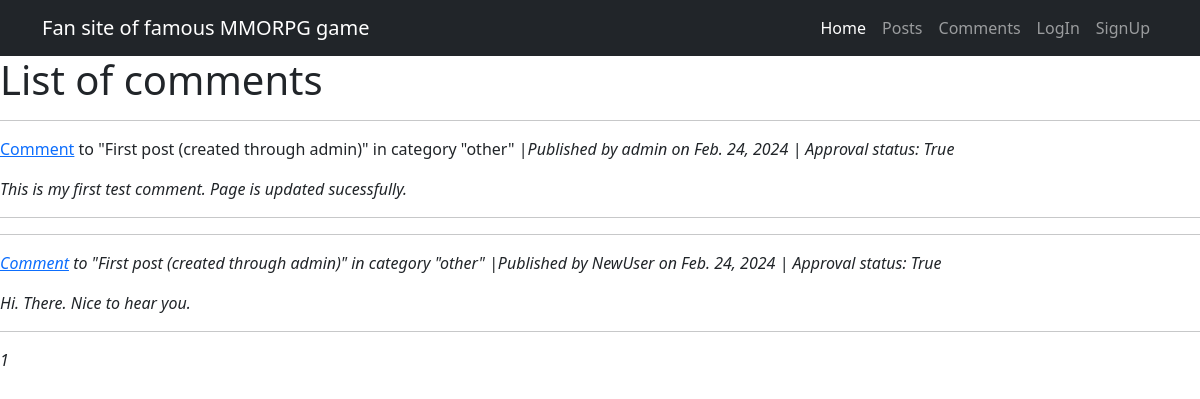
Screenshot of /noticeboard/comments/ with the database file from the repository.
### noticeboard_app/models.py (models this page shows, shortened)
class Comment(models.Model):
    text = models.TextField(max_length = 1024)
    author = models.ForeignKey(User, on_delete = models.CASCADE)
    post = models.ForeignKey(Post, on_delete = models.CASCADE)
    date = models.DateField(auto_now_add = True)
    approved = models.BooleanField(default = False)

class Post(models.Model):
    name = models.CharField(max_length = 255)
    category = models.CharField(max_length = 20, choices = POSTCATEGORY, default = 'other')
    text = models.TextField()
    author = models.ForeignKey(User, on_delete = models.CASCADE)
    date = models.DateField(auto_now_add = True)
    def __str__(self):
        return self.name

### noticeboard_app/views.py (the view)
# urls.py: path('comments/', CommentList.as_view(), name="commentlist"),
class CommentList(ListView):
    model = Comment
    ordering = 'date'
    template_name = 'comment_list.html'
    context_object_name = 'commentlist'
    paginate_by = 10

### templates/comment_list.html (shortened to what this page needs)
{% extends "base.html" %}
{% block content %}
<h1>List of comments</h1>
{% if commentlist %}
        {% for p in commentlist %}
            <hr>
            <p><a href="{{p.pk}}">Comment</a> to "{{ p.post }}" in category "{{ p.post.category }}" |<i>Published by {{ p.author }} on {{ p.date }} | Approval status: {{ p.approved }}<i></p>
            <p>{{ p.text|truncatewords:15 }}</a></p>
            <hr>
        {% endfor %}
{% else %}
    <h2>No comments yet!</h2>
{% endif %}
{{ page_obj.number }}
{% endblock content %}

### templates/base.html (shortened to what this page needs)
<!DOCTYPE html>
<html lang="en">
    <head>
        {% load static %}
        <link href="{% static 'css/styles.css' %}" rel="stylesheet" />
    </head>
    <body>
        <nav class="navbar navbar-expand-lg navbar-dark bg-dark">
            <div class="container">
                <a class="navbar-brand" href="{% url 'home' %}">Fan site of famous MMORPG game </a>
                <div class="collapse navbar-collapse" id="navbarSupportedContent">
                    <ul class="navbar-nav ms-auto mb-2 mb-lg-0">
                        <li class="nav-item"><a class="nav-link active" aria-current="page" href="{% url 'home' %}">Home</a></li>
                        <li class="nav-item"><a class="nav-link" href="{% url 'postlist' %}">Posts</a></li>
                        <li class="nav-item"><a class="nav-link" href="{% url 'commentlist' %}">Comments</a></li>
                        {% if user.is_authenticated %}
                          <li class="nav-item"><a class="nav-link" href="{% url 'userpage' %}">My personal page</a></li>
                          <li class="nav-item"><a class="nav-link" href="{% url 'logout' %}">Log Out</a></li>
                        {% else %}
                          <li class="nav-item"><a class="nav-link" href="{% url 'login' %}">LogIn</a></li>
                          <li class="nav-item"><a class="nav-link" href="{% url 'signup' %}">SignUp</a></li>
                        {% endif %}
                    </ul>
                </div>
            </div>
        </nav>
    {% block content %}
    {% endblock content %}
    </body>
</html>

### rows the page displays
Comment: post "First post (created through admin)", post.category "other", author "admin", date "Feb. 24, 2024", approved "True", text "This is my first test comment. Page is updated sucessfully."
Comment: post "First post (created through admin)", post.category "other", author "NewUser", date "Feb. 24, 2024", approved "True", text "Hi. There. Nice to hear you."

### other values shown
{{ page_obj.number }} "1"
